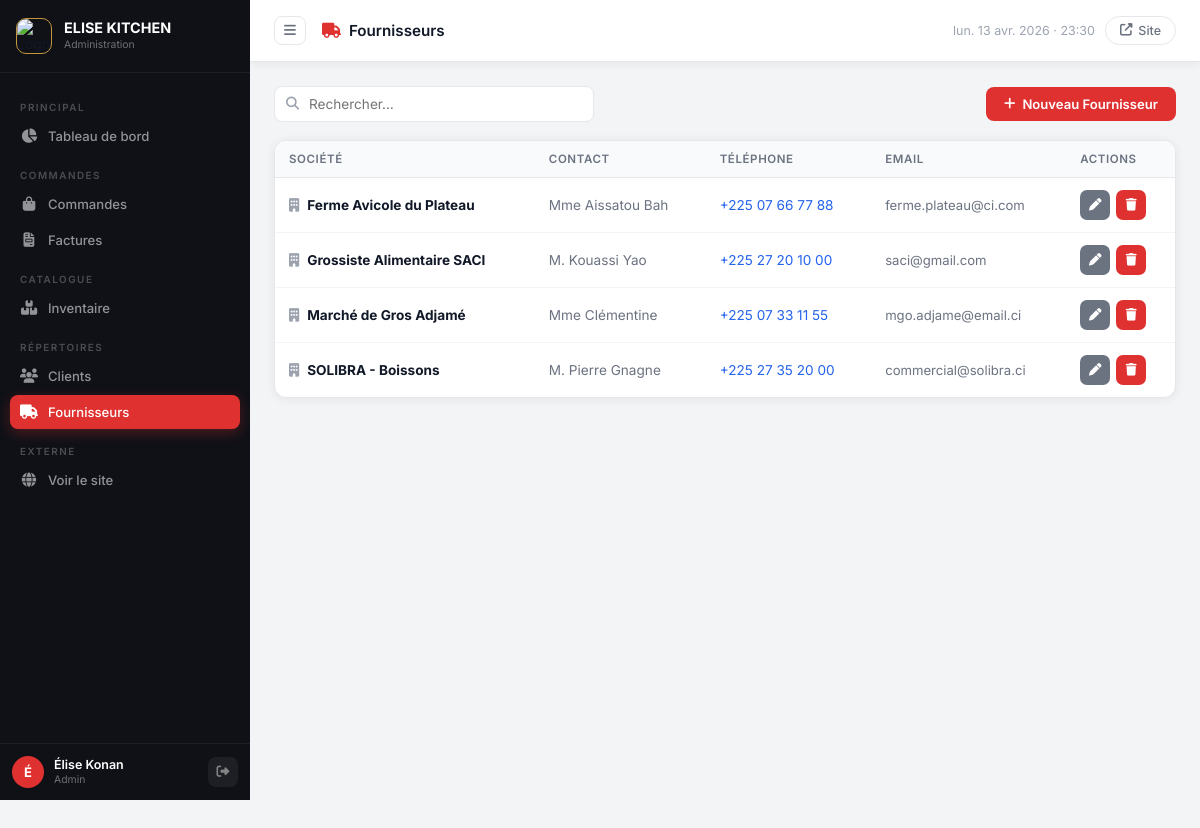
Screenshot of /admin/fournisseurs (signed in) with the database file from the repository.
### tables this page shows
CREATE TABLE fournisseurs (
    id          INTEGER PRIMARY KEY AUTOINCREMENT,
    nom_societe TEXT NOT NULL,
    contact     TEXT,
    telephone   TEXT,
    email       TEXT,
    adresse     TEXT,
    created_at  TEXT DEFAULT (datetime('now','localtime'))
);

### app.py (the view)
@app.route('/admin/fournisseurs')
@login_required
def admin_fournisseurs():
    q = request.args.get('q', '')
    sql = "SELECT * FROM fournisseurs WHERE 1=1"
    args = []
    if q:
        sql += " AND (nom_societe LIKE ? OR contact LIKE ?)"; args += [f'%{q}%']*2
    sql += " ORDER BY nom_societe"
    return render_template('admin/fournisseurs.html', fournisseurs=qry(sql, args), q=q)

### app.py (called while the page is built)
def get_db():
    if 'db' not in g:
        g.db = sqlite3.connect(
            app.config['DATABASE'],
            detect_types=sqlite3.PARSE_DECLTYPES
        )
        g.db.row_factory = sqlite3.Row
        g.db.execute("PRAGMA journal_mode=WAL")
        g.db.execute("PRAGMA foreign_keys=ON")
    return g.db

def qry(sql, args=(), one=False):
    cur = get_db().execute(sql, args)
    rows = [dict(r) for r in cur.fetchall()]
    return rows[0] if one and rows else (None if one else rows)

def login_required(f):
    @wraps(f)
    def deco(*a, **kw):
        if 'admin_id' not in session:
            flash("Veuillez vous connecter.", "warning")
            return redirect(url_for('admin_login'))
        return f(*a, **kw)
    return deco

@app.context_processor
def inject_globals():
    ctx = {'nouvelles_commandes': 0, 'annee': datetime.now().year}
    if 'admin_id' in session:
        try:
            row = qry("SELECT COUNT(*) as n FROM commandes WHERE statut='nouvelle'", one=True)
            ctx['nouvelles_commandes'] = row['n'] if row else 0
        except Exception:
            pass
    return ctx

### templates/admin/fournisseurs.html (shortened to what this page needs)
{% extends "admin/base.html" %}
{% block page_title %}<i class="fas fa-truck" style="color:#E03131;margin-right:8px;"></i>Fournisseurs{% endblock %}
{% block content %}
<div class="admin-toolbar">
    <div class="search-admin">
        <i class="fas fa-search"></i>
        <input type="text" id="searchInput" placeholder="Rechercher…" value="{{ q }}">
    </div>
    <a href="{{ url_for('admin_ajouter_fournisseur') }}" class="btn-add"><i class="fas fa-plus"></i> Nouveau Fournisseur</a>
</div>
<div class="panel">
    <table class="admin-table" id="fTable">
        <thead>
            <tr><th>Société</th><th>Contact</th><th>Téléphone</th><th>Email</th><th>Actions</th></tr>
        </thead>
        <tbody>
            {% for f in fournisseurs %}
            <tr>
                <td><i class="fas fa-building" style="color:#9CA3AF;margin-right:8px;"></i><strong>{{ f.nom_societe }}</strong></td>
                <td style="color:#6B7280;">{{ f.contact or '—' }}</td>
                <td><a href="tel:{{ f.telephone }}" style="color:#2563EB;font-size:.85rem;">{{ f.telephone or '—' }}</a></td>
                <td style="color:#6B7280;font-size:.82rem;">{{ f.email or '—' }}</td>
                <td>
                    <div class="btn-acts">
                        <a href="{{ url_for('admin_modifier_fournisseur', id=f.id) }}" class="btn-act btn-edit" title="Modifier"><i class="fas fa-pen"></i></a>
                        <a href="{{ url_for('admin_supprimer_fournisseur', id=f.id) }}" class="btn-act btn-del" title="Supprimer"
                           onclick="return confirm('Supprimer {{ f.nom_societe }} ?')"><i class="fas fa-trash"></i></a>
                    </div>
                </td>
            </tr>
            {% else %}
            <tr><td colspan="5" class="empty-admin"><i class="fas fa-truck"></i><p>Aucun fournisseur enregistré.</p></td></tr>
            {% endfor %}
        </tbody>
    </table>
</div>
{% endblock %}

### static/css/admin.css (style rules this page uses)
:root { --sidebar-bg: #0F1117; --sidebar-w: 250px; --topbar-h: 62px; --red: #E03131; --red-dk: #B91C1C; --red-lt: #FFF0F0; --gold: #C4973A; --content-bg: #F3F4F6; --white: #FFFFFF; --dark: #111827; --gray-50: #F9FAFB; --gray-100: #F3F4F6; --gray-200: #E5E7EB; --gray-400: #9CA3AF; --gray-600: #6B7280; --gray-700: #374151; --gray-800: #1F2937; --green: #059669; --blue: #2563EB; --orange: #D97706; --purple: #7C3AED; --radius: 12px; --radius-sm: 8px; --shadow: 0 1px 10px rgba(0,0,0,0.07); --shadow-md: 0 4px 20px rgba(0,0,0,0.1); }
*, *::before, *::after { box-sizing: border-box; margin: 0; padding: 0; }
body { font-family: 'Inter', sans-serif; background: var(--content-bg); color: var(--dark); min-height: 100vh; font-size: 0.875rem; -webkit-font-smoothing: antialiased; }
a { text-decoration: none; color: inherit; }
.panel { background: var(--white); border-radius: var(--radius); box-shadow: var(--shadow); border: 1px solid var(--gray-200); overflow: hidden; }
.admin-table { width: 100%; border-collapse: collapse; }
.admin-table thead th { padding: 11px 14px; background: var(--gray-50); font-size: 0.72rem; font-weight: 600; text-transform: uppercase; letter-spacing: 0.6px; color: var(--gray-600); text-align: left; border-bottom: 1px solid var(--gray-200); white-space: nowrap; }
.admin-table tbody td { padding: 12px 14px; border-bottom: 1px solid var(--gray-100); font-size: 0.85rem; vertical-align: middle; }
.admin-table tbody tr:last-child td { border-bottom: none; }
.btn-acts { display: flex; gap: 6px; align-items: center; }
.btn-act { width: 30px; height: 30px; border-radius: 7px; display: flex; align-items: center; justify-content: center; font-size: 0.78rem; cursor: pointer; transition: all 0.18s; border: none; text-decoration: none; color: white; flex-shrink: 0; }
.btn-edit { background: var(--gray-600); }
.btn-del { background: var(--red); }
.admin-toolbar { display: flex; align-items: center; gap: 12px; flex-wrap: wrap; margin-bottom: 18px; }
.search-admin { position: relative; flex: 1; min-width: 200px; max-width: 320px; }
.search-admin i { position: absolute; left: 12px; top: 50%; transform: translateY(-50%); color: var(--gray-400); font-size: 0.82rem; }
.search-admin input { width: 100%; padding: 9px 14px 9px 34px; border: 1px solid var(--gray-200); border-radius: var(--radius-sm); font-size: 0.85rem; background: var(--white); font-family: 'Inter', sans-serif; transition: all 0.2s; }
.btn-add { display: inline-flex; align-items: center; gap: 7px; padding: 9px 18px; background: var(--red); color: white; border-radius: var(--radius-sm); font-size: 0.82rem; font-weight: 600; border: none; cursor: pointer; transition: all 0.2s; text-decoration: none; white-space: nowrap; margin-left: auto; }

### rows the page displays
fournisseurs: nom_societe "Ferme Avicole du Plateau", contact "Mme Aissatou Bah", telephone "+225 07 66 77 88", email "ferme.plateau@ci.com"
fournisseurs: nom_societe "Grossiste Alimentaire SACI", contact "M. Kouassi Yao", telephone "+225 27 20 10 00", email "saci@gmail.com"
fournisseurs: nom_societe "Marché de Gros Adjamé", contact "Mme Clémentine", telephone "+225 07 33 11 55", email "mgo.adjame@email.ci"
fournisseurs: nom_societe "SOLIBRA - Boissons", contact "M. Pierre Gnagne", telephone "+225 27 35 20 00", email "commercial@solibra.ci"

### other values shown
{{ session.get('admin_nom', 'A')[0].upper() }} "É"
{{ session.get('admin_nom', 'Admin') }} "Élise Konan"
{{ session.get('admin_role', '') }} "Admin"
